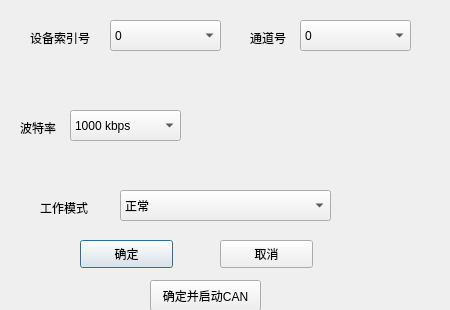
<?xml version="1.0" encoding="UTF-8"?>
<ui version="4.0">
 <class>DeviceConfig</class>
 <widget class="QDialog" name="DeviceConfig">
  <property name="geometry">
   <rect>
    <x>0</x>
    <y>0</y>
    <width>450</width>
    <height>310</height>
   </rect>
  </property>
  <property name="windowTitle">
   <string>Dialog</string>
  </property>
  <widget class="QComboBox" name="comboBox_4">
   <property name="geometry">
    <rect>
     <x>110</x>
     <y>20</y>
     <width>111</width>
     <height>31</height>
    </rect>
   </property>
   <property name="currentText">
    <string>0</string>
   </property>
   <item>
    <property name="text">
     <string>0</string>
    </property>
   </item>
   <item>
    <property name="text">
     <string>1</string>
    </property>
   </item>
  </widget>
  <widget class="QComboBox" name="comboBox_5">
   <property name="geometry">
    <rect>
     <x>300</x>
     <y>20</y>
     <width>111</width>
     <height>31</height>
    </rect>
   </property>
   <property name="currentText">
    <string>0</string>
   </property>
   <item>
    <property name="text">
     <string>0</string>
    </property>
   </item>
   <item>
    <property name="text">
     <string>1</string>
    </property>
   </item>
  </widget>
  <widget class="QLabel" name="label_4">
   <property name="geometry">
    <rect>
     <x>40</x>
     <y>200</y>
     <width>72</width>
     <height>15</height>
    </rect>
   </property>
   <property name="text">
    <string>工作模式</string>
   </property>
  </widget>
  <widget class="QLabel" name="label_2">
   <property name="geometry">
    <rect>
     <x>250</x>
     <y>30</y>
     <width>72</width>
     <height>15</height>
    </rect>
   </property>
   <property name="text">
    <string>通道号</string>
   </property>
  </widget>
  <widget class="QComboBox" name="comboBox_6">
   <property name="geometry">
    <rect>
     <x>120</x>
     <y>190</y>
     <width>211</width>
     <height>31</height>
    </rect>
   </property>
   <property name="currentText">
    <string>正常</string>
   </property>
   <item>
    <property name="text">
     <string>正常</string>
    </property>
   </item>
   <item>
    <property name="text">
     <string>只听</string>
    </property>
   </item>
  </widget>
  <widget class="QLabel" name="label">
   <property name="geometry">
    <rect>
     <x>30</x>
     <y>30</y>
     <width>72</width>
     <height>15</height>
    </rect>
   </property>
   <property name="text">
    <string>设备索引号</string>
   </property>
   <property name="textFormat">
    <enum>Qt::AutoText</enum>
   </property>
  </widget>
  <widget class="QComboBox" name="comboBox_3">
   <property name="geometry">
    <rect>
     <x>70</x>
     <y>110</y>
     <width>111</width>
     <height>31</height>
    </rect>
   </property>
   <property name="currentText">
    <string>1000 kbps</string>
   </property>
   <item>
    <property name="text">
     <string>1000 kbps</string>
    </property>
   </item>
   <item>
    <property name="text">
     <string>500 kbps</string>
    </property>
   </item>
   <item>
    <property name="text">
     <string>250 kbps</string>
    </property>
   </item>
   <item>
    <property name="text">
     <string>125 kbps</string>
    </property>
   </item>
   <item>
    <property name="text">
     <string>100 kbps</string>
    </property>
   </item>
   <item>
    <property name="text">
     <string>50 kbps</string>
    </property>
   </item>
  </widget>
  <widget class="QLabel" name="label_3">
   <property name="geometry">
    <rect>
     <x>20</x>
     <y>120</y>
     <width>72</width>
     <height>15</height>
    </rect>
   </property>
   <property name="text">
    <string>波特率</string>
   </property>
  </widget>
  <widget class="QPushButton" name="Accept_Bt">
   <property name="geometry">
    <rect>
     <x>80</x>
     <y>240</y>
     <width>93</width>
     <height>28</height>
    </rect>
   </property>
   <property name="text">
    <string>确定</string>
   </property>
  </widget>
  <widget class="QPushButton" name="Cancel_Bt">
   <property name="geometry">
    <rect>
     <x>220</x>
     <y>240</y>
     <width>93</width>
     <height>28</height>
    </rect>
   </property>
   <property name="text">
    <string>取消</string>
   </property>
  </widget>
  <widget class="QPushButton" name="Accept_StartCAN_Bt">
   <property name="geometry">
    <rect>
     <x>150</x>
     <y>280</y>
     <width>111</width>
     <height>31</height>
    </rect>
   </property>
   <property name="text">
    <string>确定并启动CAN</string>
   </property>
  </widget>
 </widget>
 <resources/>
 <connections/>
</ui>
